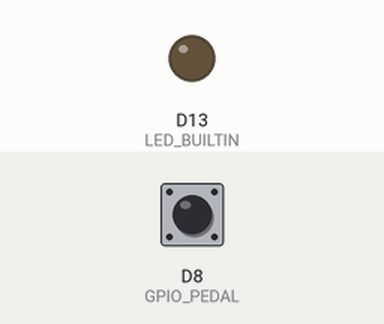
Bench run of a program on a simulated Arduino Due. Parts: output pins drawn as LEDs (lit = HIGH). The inputs (shaded band) are chosen by the test bench; at power-on: D8 (GPIO_PEDAL) HIGH.

Above: at 1.2 s.
1.3 s: D8 (GPIO_PEDAL) pulled LOW for 0.15 s
At 2.2 s:
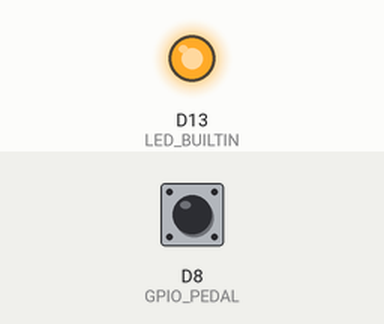
3.0 s: D8 (GPIO_PEDAL) pulled LOW for 1 s
At 4.8 s:
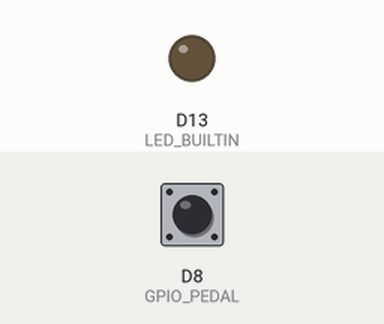
5.5 s: D8 (GPIO_PEDAL) pulled LOW for 3.2 s
At 9.6 s:
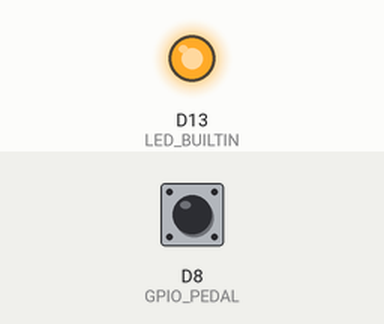
Timing chart, 0 to 11.1 s (numbered marks = the images above; inputs shaded):
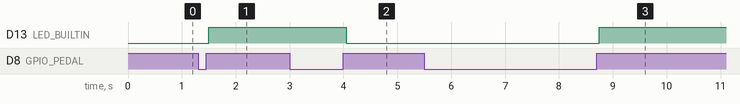

Measured:
- after the input at 1.3 s, D13 (LED_BUILTIN): LOW → HIGH after 0.20 s
- after the input at 3.0 s, D13 (LED_BUILTIN): HIGH → LOW after 1.1 s
- after the input at 5.5 s, D13 (LED_BUILTIN): LOW → HIGH after 3.3 s

The program:

main.cpp
```cpp
#include <Arduino.h>
#include <MIDIUSB.h>

#define MIDI_CC_OFF	0
#define MIDI_CC_ON	127

#define GPIO_PEDAL 8
#define DEBOUNCE_DELAY_MS 50

/**
 * @brief CONTROL CHANGE (CC)
 *  Ci sono 16 canali MIDI, ogni canale ha 128 Control Change (da 0 a 127).
 *  Servono per modificare parametri specifici o stati di singoli effetti (es. accendere/spegnere un pedale).
 *  Gestiscono valori continui o digitali: valori digitali usando solamente 0 o 127, o analogici in tutto il range da 0 a 127.
 *  Nota: Alcuni valori di `midi_control_index` seguono standard prestabiliti, quindi prima di usarne un indice nuovo, informarsi.
 *
 * @param midi_channel_index Indice del canale MIDI [0-15].
 * @param midi_control_index Indice del parametro di Control Change [0-127].
 * @param midi_control_value Valore da assegnare al parametro [0-127].
 */
void midi_control_change(uint8_t midi_channel_index, uint8_t midi_control_index, uint8_t midi_control_value){
	/**
	 * Struttura del pacchetto USB-MIDI nativo per Control Change:
	 *  Byte 0 (0x0B): Code Index Number (CIN) per un messaggio MIDI standard a 3 byte (Control Change).
	 *  Byte 1 (0xB0 | channel): Status byte (0xB = Control Change) combinato con il canale (0-15).
	 *  Byte 2: Numero del controller CC da modificare (es. 20).
	 *  Byte 3: Valore del comando (0 minimo, 127 massimo).
	 */
	midiEventPacket_t event = {
		0x0B,
		(uint8_t)(0xB0 | midi_channel_index),
		(uint8_t)constrain(midi_control_index, 0, 127),
		(uint8_t)constrain(midi_control_value, 0, 127)
	};

	MidiUSB.sendMIDI(event);
	MidiUSB.flush();
}

/**
 * @brief PROGRAM CHANGE (PC)
 *  Ci sono 16 canali MIDI, ogni canale ha 128 Program Change (da 0 a 127).
 *  Servono per cambiare il preset (es. patch del suono), a differenza dei CC che modificano singoli parametri o effetti all'interno dello stesso preset.
 *  A differenza dei CC, i PC non richiedono un valore di intensità (0-127), ma solo il numero del programma da richiamare.
 *
 * @param midi_channel_index Indice del canale MIDI [0-15].
 * @param midi_program_index Numero del programma/preset da caricare [0-127].
 */
void midi_program_change(uint8_t midi_channel_index, uint8_t midi_program_index){
	/**
	 * Struttura del pacchetto USB-MIDI nativo per Program Change:
	 *  Byte 0 (0x0C): Code Index Number (CIN) per un messaggio MIDI a 2 byte (Program Change).
	 *  Byte 1 (0xC0 | channel): Status byte (0xC = Program Change) combinato con il canale (0-15).
	 *  Byte 2: Numero del preset o programma da caricare (da 0 a 127).
	 *  Byte 3: Non utilizzato nei Program Change (lo impostiamo a 0).
	 */
	midiEventPacket_t event = {
		0x0C,
		(uint8_t)(0xC0 | midi_channel_index),
		(uint8_t)constrain(midi_program_index, 0, 127),
		0x00
	};

	MidiUSB.sendMIDI(event);
	MidiUSB.flush();
}

void setup(){
	pinMode(GPIO_PEDAL, INPUT_PULLUP);
	pinMode(LED_BUILTIN, OUTPUT);
}

void loop(){
	static uint32_t t0 = 0;
	static uint8_t last_state = HIGH;
	static bool toggle = false;

	uint8_t reading = digitalRead(GPIO_PEDAL);
	if(reading != last_state)
		t0 = millis();

	if((millis() - t0) > DEBOUNCE_DELAY_MS){
		static uint8_t committed_state = HIGH;

		if(reading != committed_state){
			committed_state = reading;

			if(committed_state == HIGH){
				toggle = !toggle;
				digitalWrite(LED_BUILTIN, toggle ? HIGH : LOW);
				midi_control_change(0, 20, toggle * MIDI_CC_ON);
			}
		}
	}

	last_state = reading;
}
```
